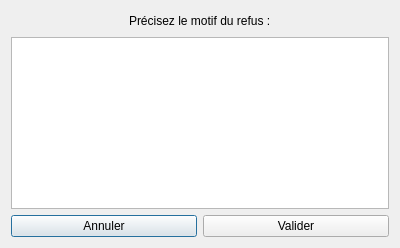
<?xml version="1.0" encoding="UTF-8"?>
<ui version="4.0">
 <class>Refusproduit</class>
 <widget class="QDialog" name="Refusproduit">
  <property name="geometry">
   <rect>
    <x>0</x>
    <y>0</y>
    <width>400</width>
    <height>248</height>
   </rect>
  </property>
  <property name="windowTitle">
   <string>Dialog</string>
  </property>
  <layout class="QVBoxLayout" name="verticalLayout">
   <item>
    <layout class="QGridLayout" name="gridLayout_2">
     <item row="0" column="0">
      <spacer name="horizontalSpacer">
       <property name="orientation">
        <enum>Qt::Horizontal</enum>
       </property>
       <property name="sizeHint" stdset="0">
        <size>
         <width>40</width>
         <height>20</height>
        </size>
       </property>
      </spacer>
     </item>
     <item row="0" column="1">
      <widget class="QLabel" name="label">
       <property name="text">
        <string>Précisez le motif du refus :</string>
       </property>
      </widget>
     </item>
     <item row="0" column="2">
      <spacer name="horizontalSpacer_2">
       <property name="orientation">
        <enum>Qt::Horizontal</enum>
       </property>
       <property name="sizeHint" stdset="0">
        <size>
         <width>40</width>
         <height>20</height>
        </size>
       </property>
      </spacer>
     </item>
    </layout>
   </item>
   <item>
    <widget class="QTextEdit" name="textEdit_motifRefus"/>
   </item>
   <item>
    <layout class="QGridLayout" name="gridLayout">
     <item row="0" column="0">
      <widget class="QPushButton" name="pushButton_annuler">
       <property name="text">
        <string>Annuler</string>
       </property>
      </widget>
     </item>
     <item row="0" column="1">
      <widget class="QPushButton" name="pushButton_valider">
       <property name="text">
        <string>Valider</string>
       </property>
      </widget>
     </item>
    </layout>
   </item>
  </layout>
 </widget>
 <resources/>
 <connections/>
</ui>
